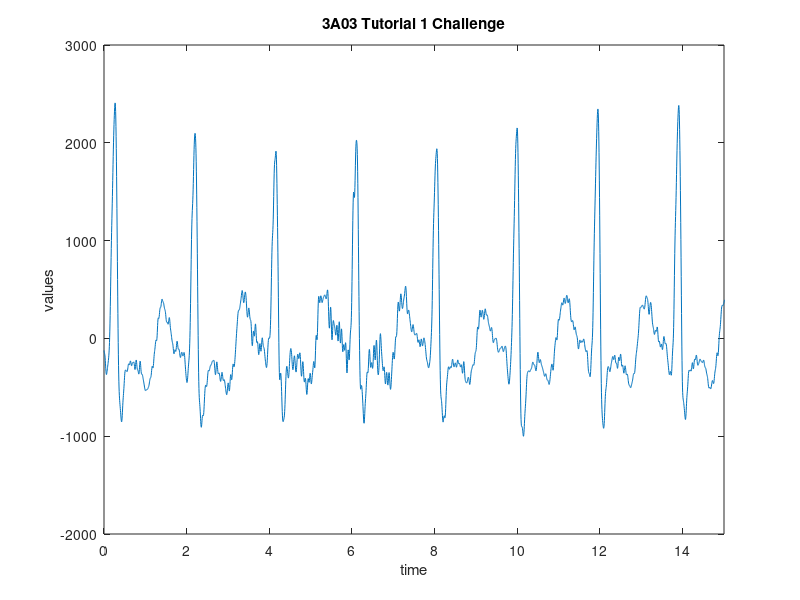

Reproduce this figure in MATLAB.
clear;
close all;
clc;

S = load("MyWorkspace.mat");
time = S.t;
data = S.MyData;
%whos -file MyWorkspace.mat;
plot(time, data);
xlim([0 15]);

title('3A03 Tutorial 1 Challenge');
xlabel('time');
ylabel('values');